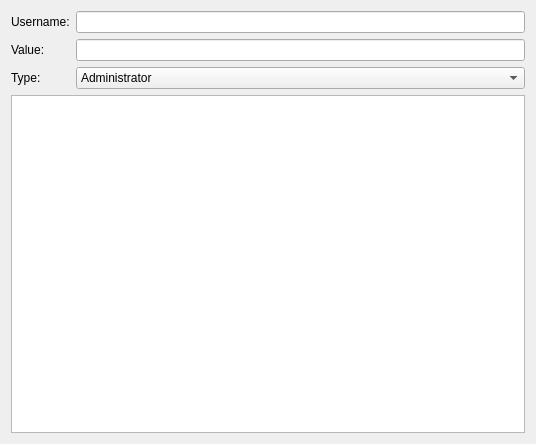
<?xml version="1.0" encoding="UTF-8"?>
<ui version="4.0">
 <class>UserWidget</class>
 <widget class="QWidget" name="UserWidget">
  <property name="geometry">
   <rect>
    <x>0</x>
    <y>0</y>
    <width>536</width>
    <height>444</height>
   </rect>
  </property>
  <property name="windowTitle">
   <string>Form</string>
  </property>
  <layout class="QGridLayout" name="gridLayout">
   <item row="3" column="0" colspan="2">
    <widget class="QTableView" name="tableView">
     <property name="selectionMode">
      <enum>QAbstractItemView::SingleSelection</enum>
     </property>
     <property name="selectionBehavior">
      <enum>QAbstractItemView::SelectRows</enum>
     </property>
     <attribute name="horizontalHeaderStretchLastSection">
      <bool>true</bool>
     </attribute>
    </widget>
   </item>
   <item row="2" column="1">
    <widget class="QComboBox" name="comboBoxType">
     <item>
      <property name="text">
       <string>Administrator</string>
      </property>
     </item>
     <item>
      <property name="text">
       <string>Employee</string>
      </property>
     </item>
    </widget>
   </item>
   <item row="0" column="1">
    <widget class="QLineEdit" name="lineEditUsername"/>
   </item>
   <item row="0" column="0">
    <widget class="QLabel" name="label">
     <property name="text">
      <string>Username:</string>
     </property>
    </widget>
   </item>
   <item row="2" column="0">
    <widget class="QLabel" name="label_2">
     <property name="text">
      <string>Type:</string>
     </property>
    </widget>
   </item>
   <item row="1" column="0">
    <widget class="QLabel" name="label_3">
     <property name="text">
      <string>Value:</string>
     </property>
    </widget>
   </item>
   <item row="1" column="1">
    <widget class="QLineEdit" name="lineEditValue"/>
   </item>
  </layout>
 </widget>
 <resources/>
 <connections/>
</ui>
